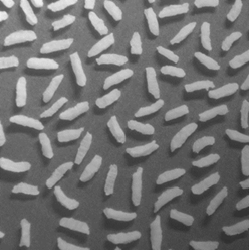
#> input picture Script/Lab 9/rice.png, 250 x 251 px
$ python 'Task5(TopHat Transformation).py'
#> lines starting #> are read from the running program, lines starting #| are printed output that depends on the picture; after the words box and inside, x2 and y2 are one past the last pixel; in counts of white or black regions, pixels touching at a corner belong together
#> further down, img is the input picture: shape (251, 250); min 46, max 255, mean 116.3
import numpy as np
import cv2


def erosion(structuring_element, picture1_element):
    picture_element = picture1_element.copy()
    x, y = picture_element.shape
#> x = 251; y = 250
    sx, sy = structuring_element.shape
    lr, tb = sx // 2, sy // 2
    pad_picture_element =  np.pad(picture_element, ((lr, lr), (tb, tb)), 'constant')
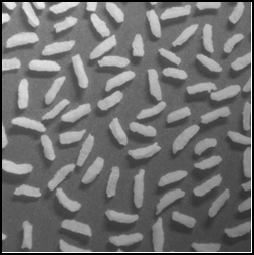
#> pad_picture_element: shape (255, 254); min 0, max 255, mean 112.7
    for i in range(x):
        for j in range(y):
            matrixofinterest = pad_picture_element[i:i+sx, j:j+sy]
            erode = False
            if picture_element[i, j] >= 20:
                boolmatrix = matrixofinterest >= structuring_element
                erode = np.any(boolmatrix == False)
            if(erode == True):
                picture_element[i, j] = np.min(matrixofinterest)
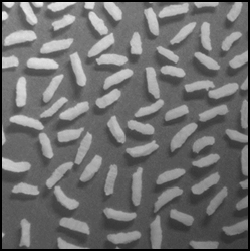
#> picture_element: shape (251, 250); 3.17% of pixels changed, all inside (x1, y1, x2, y2) = (0, 0, 250, 251)

    return picture_element

def dilation(structuring_element, picture1_element):
    picture_element = picture1_element.copy()
    x, y = picture_element.shape
#> x = 251; y = 250
    sx, sy = structuring_element.shape
    lr, tb = sx // 2, sy // 2
    pad_picture_element =  np.pad(picture_element, ((lr, lr), (tb, tb)), 'constant')
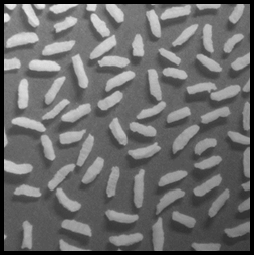
#> pad_picture_element: shape (255, 254); min 0, max 239, mean 107.9
    for i in range(x):
        for j in range(y):
            matrixofinterest = pad_picture_element[i:i+sx, j:j+sy]
            dilate = False
            boolmatrix = (matrixofinterest!= 0) & (structuring_element == 1)
            dilate = np.any(boolmatrix == True)
            if(dilate == True):
                picture_element[i, j] = np.max(matrixofinterest)
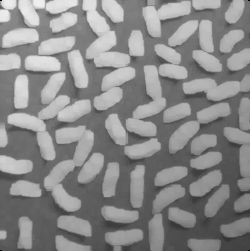
#> picture_element: shape (251, 250); min 0, max 239, mean 137.2
    return picture_element

def Opening(structuring_element, picture1_element):
    processing_image = picture1_element.copy()
    processing_image = erosion(structuring_element, processing_image)
    processing_image = dilation(structuring_element, processing_image)
    return processing_image

def Closing(structuring_element, picture1_element):
    processing_image = picture1_element.copy()
    processing_image = dilation(structuring_element, processing_image)
    processing_image = erosion(structuring_element, processing_image)
    return processing_image


img= cv2.imread(r'./rice.png', cv2.IMREAD_GRAYSCALE)
ellipse = cv2.getStructuringElement(cv2.MORPH_ELLIPSE, (5,5))
opened = Opening(ellipse,img)
tophat =   opened - img
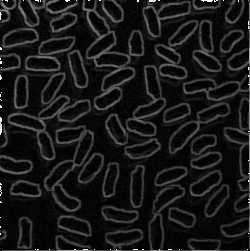
#> tophat: shape (251, 250); min 0, max 255, mean 23.8

cv2.imshow('original', img)
cv2.imshow('opened', opened)
cv2.imshow('tophat', tophat)
cv2.waitKey(0)
cv2.destroyAllWindows()
